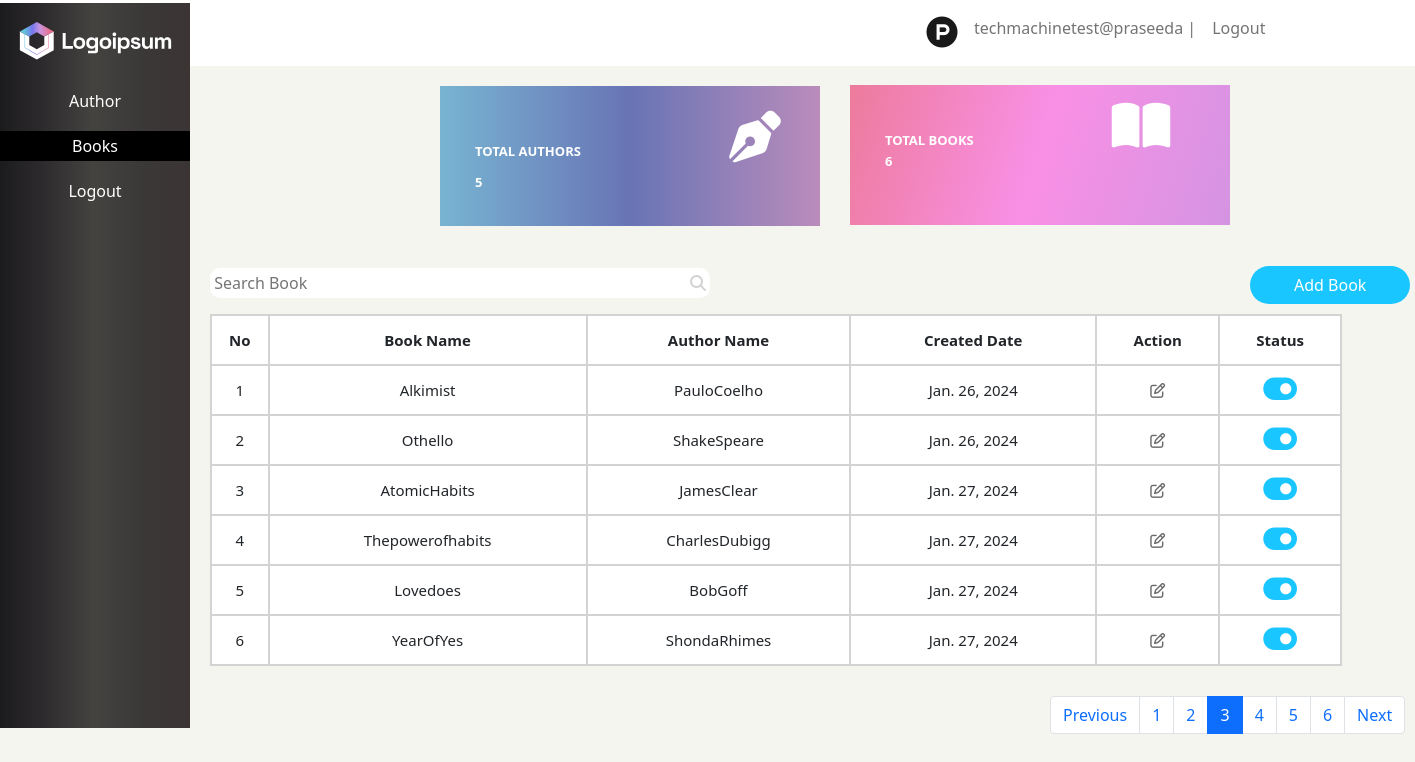
Screenshot of /book_app/bookdisp/?page=3 with the database file from the repository.
### book_app/models.py (models this page shows, shortened)
class bookmodel(models.Model):
    bookna=models.CharField(max_length=100)
    authorname=models.CharField(max_length=100)
    date=models.DateField(auto_now_add=True)

### book_app/views.py (the view)
# urls.py: path('bookdisp/',bookdisp),
def bookdisp(request):
    s=bookmodel.objects.all()
    count_auth=authormodel.objects.all().count()
    count_book=bookmodel.objects.all().count()
    u=User.objects.all()
    paginator=Paginator(s,1)
    page=request.GET.get('page',1)
    bt=paginator.get_page(page)
    return render(request,'bookdisplay.html',{'s':s,'count_auth':count_auth,'count_book':count_book,'u':u,'bt':bt})

### book_app/templates/bookdisplay.html (shortened to what this page needs)
<!DOCTYPE html>
<html lang="en">
<head>
    <link href="https://cdn.jsdelivr.net/npm/bootstrap@5.0.2/dist/css/bootstrap.min.css" rel="stylesheet">
</head>
<body>
    <nav class="navbar navbar-expand-lg navbar-light">
  <div class="container-fluid">
    <div class="collapse navbar-collapse" id="navbarSupportedContent">
      <ul class="navbar-nav me-auto mb-2 mb-lg-0">
        <li class="nav-item">
          <a class="nav-link active" aria-current="page" href="#"><i class="fa-brands fa-product-hunt fa-2x" style="margin-left:890px;"></i> </a>
        </li>
          {% for i in u %}
        <li class="nav-item">
          <a class="nav-link" href="#">{{i.username}} |</a>
        </li>
          {% endfor %}
           <li class="nav-item">
          <a class="nav-link" href="http://127.0.0.1:8000/book_app/logout/">Logout</a>
        </li>
      </ul>
    </div>
  </div>
</nav>
  <section>
    <div class="reg">
        <h5></h5>
        <div class="se">
            <p>Author</p>
            <p id="one">Books</p>
            <p>Logout</p>
        </div>
    </div>
       <div class="co1">
           <div class="co2">
               <p><b>TOTAL AUTHORS</b><i class="fa-solid fa-pen-nib fa-4x" style="margin-left:138px;padding:10px;"></i><br><b>{{count_auth}}</b></p>
           </div>
           <div class="co3">
              <p><b>TOTAL BOOKS</b><i class="fa-solid fa-book-open fa-4x" style="margin-left:138px;"></i><br><b>{{count_book}}</b></p>
           </div>
        </div>
    </section>
    <div class="sea">
          <input type="text" id="myInput" onkeyup="myFunction()" placeholder=" Search Book"><i class="fa-solid fa-magnifying-glass" style="margin-left:-20px;color:lightgrey;"></i>
          <a href="http://127.0.0.1:8000/book_app/bookreg/"><button type="submit" class="btn">Add Book</button></a>
        <table class="tb1" id="myTable">
            <tr>
                <th>No</th>
                <th>Book Name</th>
                <th>Author Name</th>
                <th>Created Date</th>
                <th>Action</th>
                <th>Status</th>
            </tr>
        {% for i in s %}
            <tr>
                <td>{{i.id}}</td>
                <td>{{i.bookna}}</td>
                <td>{{i.authorname}}</td>
                <td>{{i.date}}</td>
                <td><a href="http://127.0.0.1:8000/book_app/bookedit/{{i.id}}"><i class="fa-regular fa-pen-to-square" style="color:dimgrey;"></i></a></td>
                <td><i class="fa-solid fa-toggle-on fa-2x" style="color:#1ac6ff;"></i></td>
            </tr>
        {% endfor %}
        </table>
    </div>
     <nav aria-label="...">
  <ul class="pagination">
       {% if bt.has_previous %}
    <li class="page-item">
      <a class="page-link" href="?page={{bt.previous_page_number}}" tabindex="-1" aria-disabled="true">Previous</a>
    </li>
        {% endif %}
        {% for i in bt.paginator.page_range %}
            {% if bt.number == i %}
               <li class="page-item active" aria-current="page">
                   <a class="page-link" href="?page={{i}}">{{i}}</a>
               </li>
                    {% else %}
              <li class="page-item"><a class="page-link" href="?page={{i}}">{{i}}</a></li>
                {% endif %}
                {% endfor %}
                {% if bt.has_next %}
    <li class="page-item">
      <a class="page-link" href="?page={{ bt.next_page_number }}">Next</a>
    </li>
        {% endif %}
  </ul>
</nav>
</body>
</html>

### book_app/templates/bookdisplay.html (style rules this page uses)
* { padding:0px; margin:0px; box:border-box; }
body { background:#f5f5f0; }
.reg { height:725px; width:190px; background-color: #1b1b1d; background-image: linear-gradient(90deg, #1b1b1d 0%, #2d2a2d 22%, #444340 49%, #3b3838 75%, #3b3434 100%); position:fixed; margin-top:-63px; }
.se p { color:white; text-align:center; padding:2px; }
#one { border:1px solid black; background:black; }
h5 { color:white; padding:19px; text-align:center; }
.tb1 { border-collapse:collapse; width:80%; font-size:20px; margin-left:210px; background:#fff; margin-top:10px; }
.tb1,td,th { border-bottom:2px solid lightgrey; border-top:2px solid lightgrey; border:2px solid lightgrey; }
td,th { text-align:center; height:50px; font-size:15px; }
.co1 { width:70%; height:200px; background:#f5f5f0; margin-left:320px; padding:20px; }
.co1 .co2 { height:140px; width:380px; background-color: #78b4d2; background-image: linear-gradient(90deg, #78b4d2 0%, #6874b5 50%, #ba8cbb 100%); margin-left:100px; margin-bottom:-100px; }
.co2 p { color:white; padding:15px; font-size:13px; margin-left:20px; }
.co3 p { color:white; padding:15px; font-size:13px; margin-left:20px; }
.co1 .co3 { height:140px; width:380px; background:blue; margin-left:510px; margin-top:-141px; background-color: #ed7b9c; background-image: linear-gradient(107deg, #ed7b9c 0%, #f990e6 50%, #d494e2 100%); }
input { width:500px; height:30px; margin-left:210px; border-radius:10px; border:none; }
.btn { width:160px; border-radius:20px; background:#1ac6ff; margin-left:540px; color:white; }
.pagination { margin-left:1050px; margin-top:30px; }
.navbar { background:#fff; }

### rows the page displays
bookmodel: id "1", bookna "Alkimist", authorname "PauloCoelho", date "Jan. 26, 2024"
bookmodel: id "2", bookna "Othello", authorname "ShakeSpeare", date "Jan. 26, 2024"
bookmodel: id "3", bookna "AtomicHabits", authorname "JamesClear", date "Jan. 27, 2024"
bookmodel: id "4", bookna "Thepowerofhabits", authorname "CharlesDubigg", date "Jan. 27, 2024"
bookmodel: id "5", bookna "Lovedoes", authorname "BobGoff", date "Jan. 27, 2024"
bookmodel: id "6", bookna "YearOfYes", authorname "ShondaRhimes", date "Jan. 27, 2024"

### other values shown
{{ i.username }} "techmachinetest@praseeda"
{{ count_auth }} "5"
{{ count_book }} "6"
{{ i }} "1" "2" "4" "5" "6"
{{ i }} "3"
